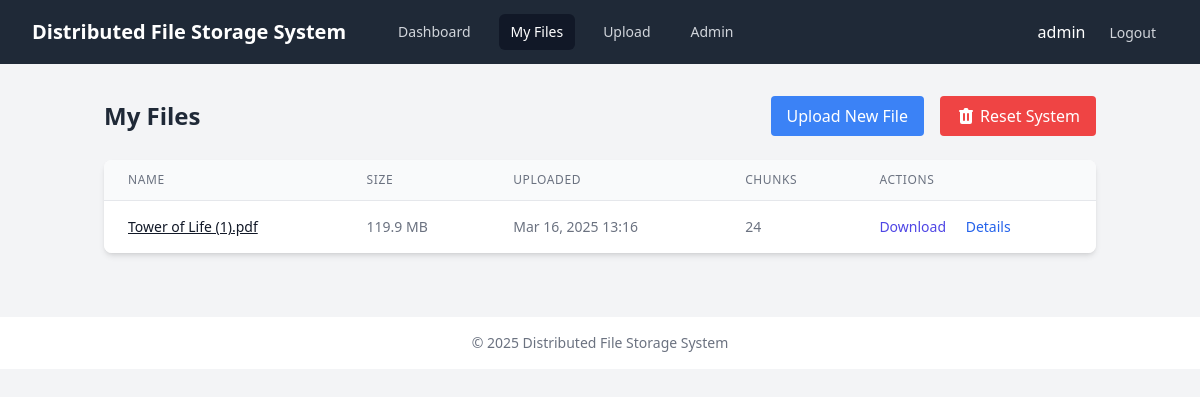
The page /api/web/files/ (signed in) on the database its author committed.
### storage/models.py (models this page shows, shortened)
class File(models.Model):
    name = models.CharField(max_length=255)
    size = models.BigIntegerField()
    owner = models.ForeignKey(User, on_delete=models.CASCADE)
    upload_date = models.DateTimeField(auto_now_add=True)

### storage/views/file.py (the view, shortened to what this page needs)
# urls.py: path('web/files/', file_list_view, name='file_list_view'),
@login_required
def file_list_view(request):
    files = File.objects.filter(owner=request.user).order_by('-upload_date')
    return render(request, 'storage/file/list.html', {
        'files': files,
        'is_admin': request.user.is_superuser
    })

### storage/templates/storage/file/list.html (shortened to what this page needs)
{% extends "storage/base.html" %}
{% load static %}
{% block content %}
<div class="container mx-auto px-4 py-8">
  <div class="flex justify-between items-center mb-6">
    <h1 class="text-2xl font-bold text-gray-800">My Files</h1>
    <div class="flex space-x-4">
      <a href="{% url 'file_upload' %}" class="bg-blue-500 hover:bg-blue-700 text-white font-medium py-2 px-4 rounded">
        Upload New File
      </a>
      {% if is_admin %}
      <form method="post" onsubmit="return confirm('WARNING: This will permanently delete ALL files in the system! This action cannot be undone. Are you absolutely sure?');">
        <button type="submit" name="reset_system" value="yes" class="bg-red-500 hover:bg-red-700 text-white font-medium py-2 px-4 rounded flex items-center">
          Reset System
        </button>
      </form>
      {% endif %}
    </div>
  </div>
  <div class="bg-white rounded-lg shadow-md overflow-hidden">
    {% if files %}
      <table class="min-w-full divide-y divide-gray-200 overflow-x-auto">
        <thead class="bg-gray-50">
          <tr>
            <th scope="col" class="px-6 py-3 text-left text-xs font-medium text-gray-500 uppercase tracking-wider">
              Name
            </th>
            <th scope="col" class="px-6 py-3 text-left text-xs font-medium text-gray-500 uppercase tracking-wider">
              Size
            </th>
            <th scope="col" class="px-6 py-3 text-left text-xs font-medium text-gray-500 uppercase tracking-wider">
              Uploaded
            </th>
            <th scope="col" class="px-6 py-3 text-left text-xs font-medium text-gray-500 uppercase tracking-wider">
              Chunks
            </th>
            <th scope="col" class="px-6 py-3 text-left text-xs font-medium text-gray-500 uppercase tracking-wider">
              Actions
            </th>
          </tr>
        </thead>
        <tbody class="bg-white divide-y divide-gray-200">
          {% for file in files %}
            <tr>
              <td class="px-6 py-4 whitespace-nowrap">
                <a href="{% url 'file_detail' file.id %}">
                  <div class="text-sm font-medium text-gray-900 underline">{{ file.name }}</div>
                </a>
              </td>
              <td class="px-6 py-4 whitespace-nowrap">
                <div class="text-sm text-gray-500">{{ file.size|filesizeformat }}</div>
              </td>
              <td class="px-6 py-4 whitespace-nowrap">
                <div class="text-sm text-gray-500">{{ file.upload_date|date:"M d, Y H:i" }}</div>
              </td>
              <td class="px-6 py-4 whitespace-nowrap">
                <div class="text-sm text-gray-500">{{ file.chunks.count }}</div>
              </td>
              <td class="px-6 py-4 whitespace-nowrap text-sm font-medium">
                <a href="{% url 'download' file.id %}" class="text-indigo-600 hover:text-indigo-900 mr-4">Download</a>
                <a href="{% url 'file_detail' file.id %}" class="text-blue-600 hover:text-blue-900">Details</a>
              </td>
            </tr>
          {% endfor %}
        </tbody>
      </table>
    {% endif %}
  </div>
</div>
{% endblock %}

### storage/templates/storage/includes/nav.html (shortened to what this page needs)
<nav class="bg-gray-800">
  <div class="max-w-7xl mx-auto px-4 sm:px-6 lg:px-8">
    <div class="flex items-center justify-between h-16">
      <div class="flex items-center">
        <div class="flex-shrink-0">
          <span class="text-white font-bold text-xl">Distributed File Storage System</span>
        </div>
        <div class="hidden md:block">
          <div class="ml-10 flex items-baseline space-x-4">
            <a href="{% url 'dashboard' %}" class="{% if request.path == '/dashboard/' %}bg-gray-900 text-white{% else %}text-gray-300 hover:bg-gray-700 hover:text-white{% endif %} px-3 py-2 rounded-md text-sm font-medium">Dashboard</a>
            <a href="{% url 'file_list_view' %}" class="{% if request.path == '/api/web/files/' %}bg-gray-900 text-white{% else %}text-gray-300 hover:bg-gray-700 hover:text-white{% endif %} px-3 py-2 rounded-md text-sm font-medium">My Files</a>
            <a href="{% url 'file_upload' %}" class="{% if request.path == '/api/web/upload/' %}bg-gray-900 text-white{% else %}text-gray-300 hover:bg-gray-700 hover:text-white{% endif %} px-3 py-2 rounded-md text-sm font-medium">Upload</a>
            <a href="{% url 'admin:index' %}" class="{% if '/admin/' in request.path %}bg-gray-900 text-white{% else %}text-gray-300 hover:bg-gray-700 hover:text-white{% endif %} px-3 py-2 rounded-md text-sm font-medium">Admin</a>
          </div>
        </div>
      </div>
      <div class="hidden md:block">
        <div class="ml-4 flex items-center md:ml-6">
          {% if user.is_authenticated %}
            <div class="text-base font-medium leading-none text-white">
              {{ user.username }}
            </div>
            <div class="ml-3 relative">
              <a href="{% url 'admin:logout' %}" class="text-gray-300 hover:bg-gray-700 hover:text-white px-3 py-2 rounded-md text-sm font-medium">
                Logout
              </a>
            </div>
          {% else %}
            <div class="ml-3 relative">
              <a href="{% url 'admin:login' %}" class="text-gray-300 hover:bg-gray-700 hover:text-white px-3 py-2 rounded-md text-sm font-medium">
                Login
              </a>
            </div>
          {% endif %}
        </div>
      </div>
    </div>
  </div>
</nav>

### rows shown on the page
File: name "Tower of Life (1).pdf", size|filesizeformat "119.9 MB", upload_date "Mar 16, 2025 13:16", chunks.count "24"

### other values the page prints
{{ user.username }} "admin"
